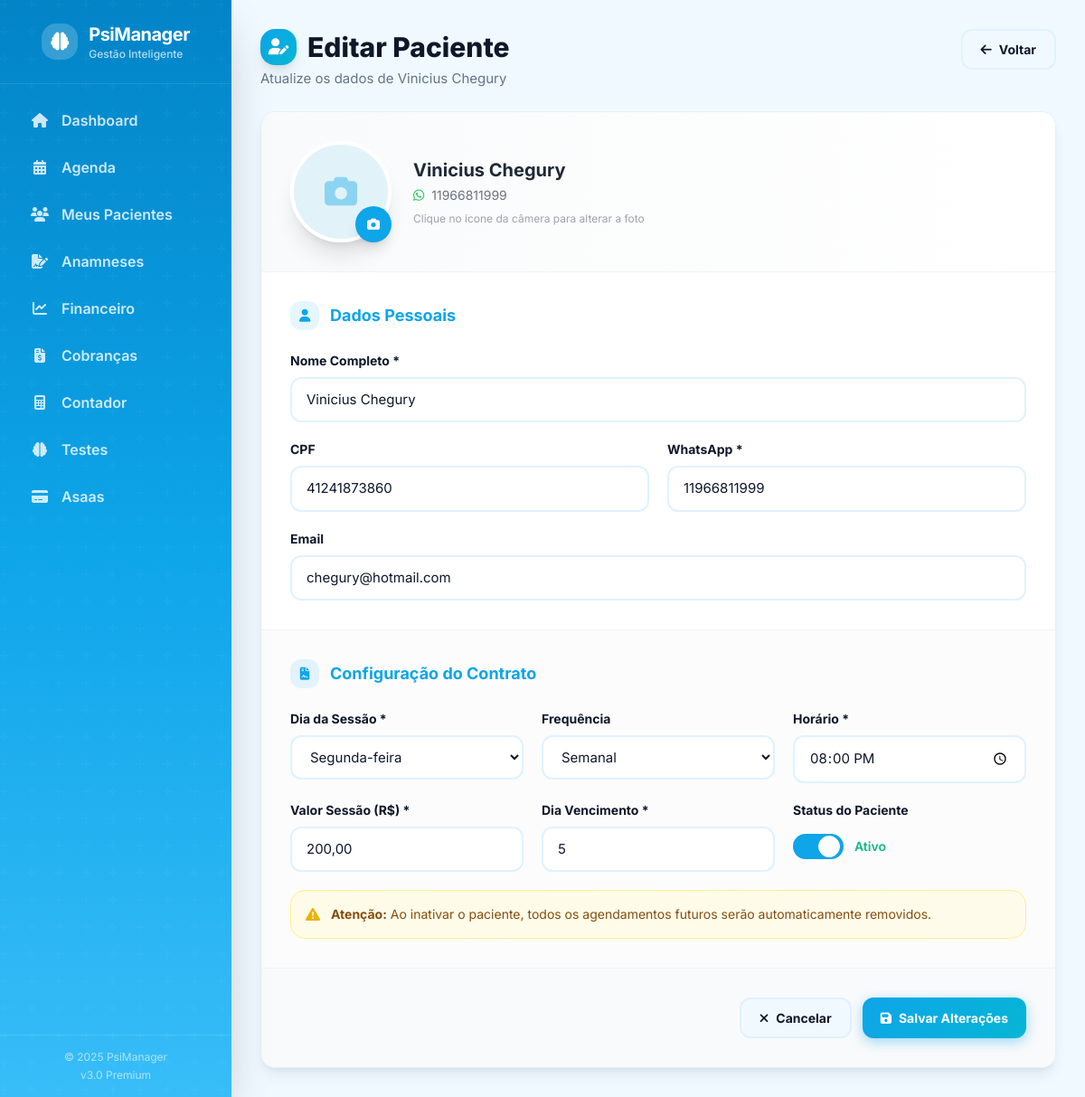
The app's page /public/paciente_editar.php?id=14 with its own data.
### tables this page shows
CREATE TABLE `pacientes` (
  `id` int(11) NOT NULL,
  `nome` varchar(100) NOT NULL,
  `cpf` varchar(14) NOT NULL,
  `whatsapp` varchar(20) NOT NULL,
  `email` varchar(100) DEFAULT NULL,
  `dia_semana_fixo` int(11) NOT NULL COMMENT '1=Seg, 2=Ter, 3=Qua, 4=Qui, 5=Sex',
  `horario_fixo` time NOT NULL,
  `valor_sessao` decimal(10,2) NOT NULL,
  `dia_vencimento` int(11) NOT NULL COMMENT 'Dia do mês (ex: 5, 10, 15)',
  `dias_antecedencia` int(11) NOT NULL DEFAULT 5,
  `ativo` tinyint(1) NOT NULL DEFAULT 1,
  `created_at` timestamp NOT NULL DEFAULT current_timestamp(),
  `foto` varchar(255) DEFAULT NULL,
  `frequencia` enum('semanal','quinzenal') DEFAULT 'semanal',
  `semana_inicio` tinyint(1) DEFAULT 1
);

### public/paciente_editar.php (the view, shortened to what this page needs)
<?php
require_once '../config/db.php';
include '../includes/header.php';
$id = $_GET['id'] ?? null;
$stmt = $pdo->prepare("SELECT * FROM pacientes WHERE id = ?");
$stmt->execute([$id]);
$paciente = $stmt->fetch();
?>
<div class="page-header mb-6">
    <div>
        <h2 class="page-title flex items-center gap-3">
            <span class="w-10 h-10 bg-gradient-to-br from-primary to-accent rounded-xl flex items-center justify-center text-white shadow-lg">
                <i class="fas fa-user-edit text-lg"></i>
            </span>
            Editar Paciente
        </h2>
        <p class="page-subtitle">Atualize os dados de <?php echo htmlspecialchars($paciente['nome']); ?></p>
    </div>
    <a href="pacientes.php" class="btn btn-secondary">
        <i class="fas fa-arrow-left"></i>
        <span class="hidden sm:inline">Voltar</span>
    </a>
</div>
<div class="card-shadow overflow-hidden">
    <form method="POST" enctype="multipart/form-data" id="form-editar">
        <div class="p-6 md:p-8 border-b border-gray-100 bg-gradient-to-r from-gray-50 to-white">
            <div class="flex flex-col sm:flex-row items-center gap-6">
                <div class="relative group">
                    <div class="w-28 h-28 rounded-full overflow-hidden border-4 border-white shadow-xl bg-gradient-to-br from-primary/10 to-accent/10">
                        <?php if (!empty($paciente['foto']) && file_exists(__DIR__ . '/uploads/pacientes/' . $paciente['foto'])): ?>
                            <img class="w-full h-full object-cover" src="uploads/pacientes/<?php echo $paciente['foto']; ?>" alt="Foto atual" id="preview-foto">
                        <?php else: ?>
                            <div class="w-full h-full flex items-center justify-center" id="preview-placeholder">
                                <i class="fas fa-camera text-4xl text-primary/40"></i>
                            </div>
                        <?php endif; ?>
                    </div>
                    <label class="absolute bottom-0 right-0 w-10 h-10 bg-primary rounded-full flex items-center justify-center text-white cursor-pointer shadow-lg hover:bg-primary-dark transition-colors">
                        <i class="fas fa-camera text-sm"></i>
                    </label>
                </div>
                <div class="text-center sm:text-left">
                    <h3 class="text-xl font-bold text-gray-800"><?php echo htmlspecialchars($paciente['nome']); ?></h3>
                    <p class="text-gray-500 text-sm flex items-center justify-center sm:justify-start gap-2 mt-1">
                        <i class="fab fa-whatsapp text-green-500"></i>
                        <?php echo htmlspecialchars($paciente['whatsapp']); ?>
                    </p>
                    <p class="text-xs text-gray-400 mt-2">Clique no ícone da câmera para alterar a foto</p>
                </div>
            </div>
        </div>
        <div class="p-6 md:p-8 border-b border-gray-100">
            <h3 class="text-lg font-bold text-primary mb-6 flex items-center gap-3">
                <span class="w-8 h-8 bg-primary/10 rounded-lg flex items-center justify-center">
                    <i class="fas fa-user text-sm"></i>
                </span>
                Dados Pessoais
            </h3>
            <div class="grid grid-cols-1 md:grid-cols-2 gap-5">
                <div class="md:col-span-2">
                    <label class="block text-sm font-bold text-text-main mb-2">Nome Completo *</label>
                    <input type="text" name="nome" value="<?php echo htmlspecialchars($paciente['nome']); ?>" required class="form-input">
                </div>
                <div>
                    <label class="block text-sm font-bold text-text-main mb-2">CPF</label>
                    <input type="text" name="cpf" value="<?php echo htmlspecialchars($paciente['cpf']); ?>" class="form-input cpf-mask">
                </div>
                <div>
                    <label class="block text-sm font-bold text-text-main mb-2">WhatsApp *</label>
                    <input type="text" name="whatsapp" value="<?php echo htmlspecialchars($paciente['whatsapp']); ?>" required class="form-input phone-mask">
                </div>
                <div class="md:col-span-2">
                    <label class="block text-sm font-bold text-text-main mb-2">Email</label>
                    <input type="email" name="email" value="<?php echo htmlspecialchars($paciente['email']); ?>" class="form-input">
                </div>
            </div>
        </div>
        <div class="p-6 md:p-8 border-b border-gray-100 bg-gray-50/50">
            <h3 class="text-lg font-bold text-primary mb-6 flex items-center gap-3">
                <span class="w-8 h-8 bg-primary/10 rounded-lg flex items-center justify-center">
                    <i class="fas fa-file-contract text-sm"></i>
                </span>
                Configuração do Contrato
            </h3>
            <div class="grid grid-cols-1 sm:grid-cols-2 lg:grid-cols-3 gap-5">
                <div>
                    <label class="block text-sm font-bold text-text-main mb-2">Dia da Sessão *</label>
                    <select name="dia_semana_fixo" class="form-input">
                        <option value="1" <?php echo $paciente['dia_semana_fixo'] == 1 ? 'selected' : ''; ?>>Segunda-feira</option>
                    </select>
                </div>
                <div>
                    <label class="block text-sm font-bold text-text-main mb-2">Frequência</label>
                    <select name="frequencia_combo" class="form-input">
                        <option value="semanal" <?php echo $paciente['frequencia'] == 'semanal' ? 'selected' : ''; ?>>Semanal</option>
                    </select>
                </div>
                <div>
                    <label class="block text-sm font-bold text-text-main mb-2">Horário *</label>
                    <input type="time" name="horario_fixo" value="<?php echo $paciente['horario_fixo']; ?>" required class="form-input">
                </div>
                <div>
                    <label class="block text-sm font-bold text-text-main mb-2">Valor Sessão (R$) *</label>
                    <input type="text" name="valor_sessao" value="<?php echo number_format($paciente['valor_sessao'], 2, ',', '.'); ?>" required class="form-input money-mask">
                </div>
                <div>
                    <label class="block text-sm font-bold text-text-main mb-2">Dia Vencimento *</label>
                    <input type="number" name="dia_vencimento" min="1" max="31" value="<?php echo $paciente['dia_vencimento']; ?>" required class="form-input">
                </div>
                <div>
                    <label class="block text-sm font-bold text-text-main mb-2">Status do Paciente</label>
                    <label class="relative inline-flex items-center cursor-pointer mt-2">
                        <div class="w-14 h-7 bg-gray-200 peer-focus:outline-none peer-focus:ring-4 peer-focus:ring-primary/30 rounded-full peer peer-checked:after:translate-x-full rtl:peer-checked:after:-translate-x-full peer-checked:after:border-white after:content-[''] after:absolute after:top-0.5 after:start-[4px] after:bg-white after:border-gray-300 after:border after:rounded-full after:h-6 after:w-6 after:transition-all peer-checked:bg-primary"></div>
                        <span class="ms-3 text-sm font-semibold <?php echo $paciente['ativo'] ? 'text-success' : 'text-gray-500'; ?>">
                            <?php echo $paciente['ativo'] ? 'Ativo' : 'Inativo'; ?>
                        </span>
                    </label>
                </div>
            </div>
            <?php if ($paciente['ativo']): ?>
            <div class="mt-5 p-4 bg-gradient-to-r from-yellow-50 to-amber-50 rounded-xl border border-yellow-200 flex items-start gap-3">
                <i class="fas fa-exclamation-triangle text-yellow-500 mt-0.5"></i>
                <p class="text-sm text-yellow-800">
                    <strong>Atenção:</strong> Ao inativar o paciente, todos os agendamentos futuros serão automaticamente removidos.
                </p>
            </div>
            <?php endif; ?>
        </div>
        <div class="p-6 md:p-8 bg-gray-50">
            <div class="flex flex-col sm:flex-row gap-3 justify-end">
                <a href="pacientes.php" class="btn btn-secondary w-full sm:w-auto justify-center">
                    <i class="fas fa-times"></i>
                    Cancelar
                </a>
                <button type="submit" class="btn btn-primary w-full sm:w-auto justify-center" id="btn-submit">
                    <i class="fas fa-save"></i>
                    Salvar Alterações
                </button>
            </div>
        </div>
    </form>
</div>
<?php include '../includes/footer.php'; ?>

### public/assets/css/style.css (style rules this page uses)
:root { --primary: #0ea5e9; --primary-light: #38bdf8; --primary-dark: #0284c7; --primary-glow: rgba(14, 165, 233, 0.4); --secondary: #6366f1; --secondary-light: #818cf8; --secondary-dark: #4f46e5; --success: #10b981; --success-light: #34d399; --warning: #f59e0b; --warning-light: #fbbf24; --danger: #ef4444; --danger-light: #f87171; --info: #0ea5e9; --bg-main: #f0f9ff; --bg-card: #ffffff; --text-main: #0f172a; --text-light: #64748b; --text-muted: #94a3b8; --border-light: #e0f2fe; --border-medium: #bae6fd; --gradient-primary: linear-gradient(135deg, #0ea5e9 0%, #06b6d4 100%); --gradient-secondary: linear-gradient(135deg, #6366f1 0%, #8b5cf6 100%); --gradient-success: linear-gradient(135deg, #11998e 0%, #38ef7d 100%); --gradient-card: linear-gradient(145deg, #ffffff 0%, #f0f9ff 100%); --gradient-sidebar: linear-gradient(180deg, #0284c7 0%, #0ea5e9 50%, #38bdf8 100%); --glass-bg: rgba(255, 255, 255, 0.88); --glass-border: rgba(255, 255, 255, 0.25); --glass-shadow: 0 8px 32px 0 rgba(14, 165, 233, 0.12); --shadow-sm: 0 1px 2px 0 rgba(0, 0, 0, 0.05); --shadow-md: 0 4px 6px -1px rgba(0, 0, 0, 0.08), 0 2px 4px -2px rgba(0, 0, 0, 0.06); --shadow-lg: 0 10px 15px -3px rgba(0, 0, 0, 0.08), 0 4px 6px -4px rgba(0, 0, 0, 0.06); --shadow-xl: 0 20px 25px -5px rgba(0, 0, 0, 0.08), 0 8px 10px -6px rgba(0, 0, 0, 0.06); --shadow-glow: 0 0 20px var(--primary-glow); --shadow-card-hover: 0 20px 40px -15px rgba(14, 165, 233, 0.25); --transition-fast: 150ms ease; --transition-normal: 250ms ease; --transition-slow: 400ms cubic-bezier(0.4, 0, 0.2, 1); --radius-sm: 0.375rem; --radius-md: 0.5rem; --radius-lg: 0.75rem; --radius-xl: 1rem; --radius-2xl: 1.5rem; --radius-full: 9999px; }
* { box-sizing: border-box; }
html { scroll-behavior: smooth; }
body { font-family: 'Nunito', -apple-system, BlinkMacSystemFont, sans-serif; background: var(--bg-main); color: var(--text-main); line-height: 1.6; -webkit-font-smoothing: antialiased; -moz-osx-font-smoothing: grayscale; }
.card-shadow { background: var(--bg-card); border-radius: var(--radius-xl); box-shadow: var(--shadow-lg); border: 1px solid var(--border-light); transition: all var(--transition-normal); }
.btn { display: inline-flex; align-items: center; justify-content: center; gap: 0.5rem; padding: 0.625rem 1.25rem; font-weight: 700; font-size: 0.875rem; border-radius: var(--radius-lg); border: none; cursor: pointer; transition: all var(--transition-normal); position: relative; overflow: hidden; }
.btn::before { content: ''; position: absolute; top: 50%; left: 50%; width: 0; height: 0; background: rgba(255, 255, 255, 0.2); border-radius: 50%; transform: translate(-50%, -50%); transition: width 0.6s ease, height 0.6s ease; }
.btn-primary { background: var(--gradient-primary); color: white; box-shadow: 0 4px 14px 0 rgba(14, 165, 233, 0.4); }
.btn-secondary { background: var(--bg-main); color: var(--text-main); border: 2px solid var(--border-light); }
.form-input, input[type="text"], input[type="email"], input[type="number"], input[type="password"], input[type="tel"], input[type="date"], input[type="time"], input[type="month"], select, textarea { width: 100%; padding: 0.75rem 1rem; font-size: 0.9375rem; font-family: inherit; background: var(--bg-card); border: 2px solid var(--border-light); border-radius: var(--radius-lg); color: var(--text-main); transition: all var(--transition-normal); outline: none; }
.form-input::placeholder, input::placeholder { color: var(--text-muted); }
.page-header { display: flex; flex-wrap: wrap; justify-content: space-between; align-items: flex-start; gap: 1rem; margin-bottom: 2rem; }
.page-title { font-size: 1.875rem; font-weight: 800; color: var(--text-main); line-height: 1.2; }
.page-subtitle { color: var(--text-light); font-size: 0.9375rem; margin-top: 0.25rem; }

### records on screen
pacientes: nome "Vinicius Chegury", whatsapp "11966811999", cpf "41241873860", email "chegury@hotmail.com", dia_semana_fixo "Segunda-feira", frequencia_combo "Semanal", horario_fixo "20:00:00", valor_sessao "200,00", dia_vencimento "5"

### other values on screen
$item['label'] "Dashboard"
$item['label'] "Agenda"
$item['label'] "Meus Pacientes"
$item['label'] "Anamneses"
$item['label'] "Financeiro"
$item['label'] "Cobranças"
$item['label'] "Contador"
$item['label'] "Testes"
$item['label'] "Asaas"
